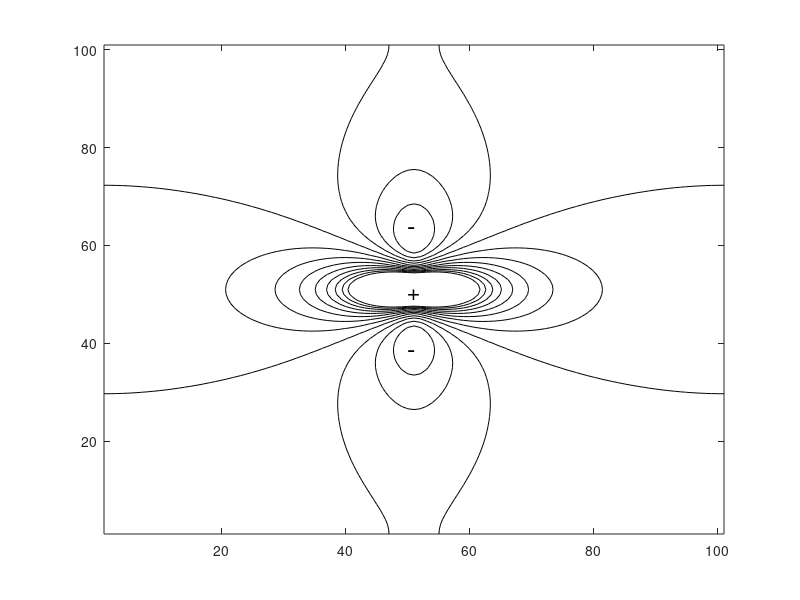
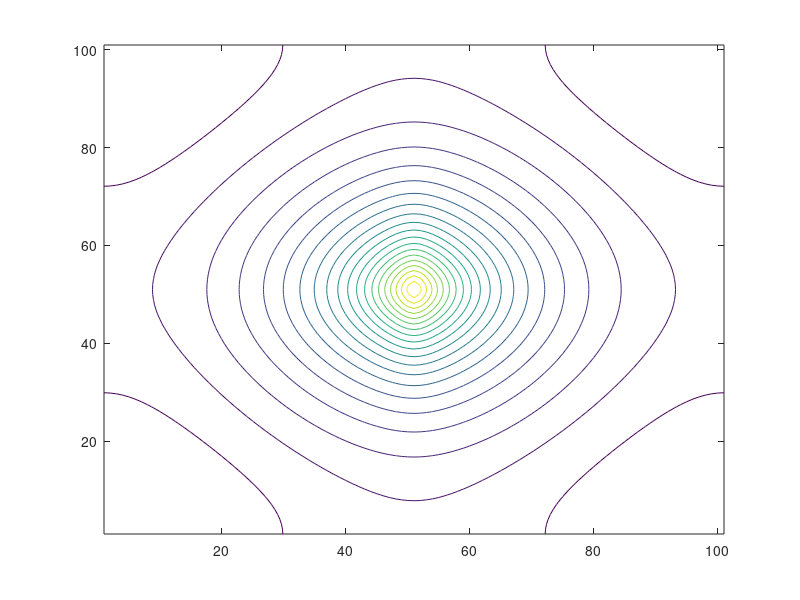
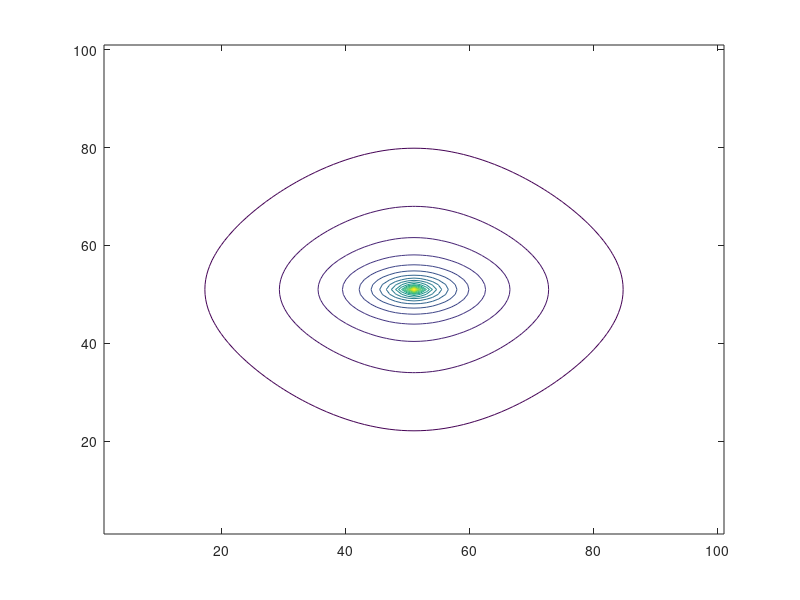

These charts were generated, in order, by the following MATLAB code:
% this is an attempt to find a virtual electrode in a bidomain calculation
clear

N = 101; % number of grid points (must be odd)
Nsq = N^2;
dx = 14/N;


%conductances 
six = 1;
siy = 0.09;
sex = 0.35;
sey = 0.11;


%equal anisotropy
six = .1;
sex = .2;
siy = 1;
sey = 2;

% inverse anisotropy
six = 2;
siy = .2;
sex = .2;
sey = 2;

% nominal  values of Roth
six = 2;
siy = .2;
sex = 8;
sey = 2;

%my values
six = 1;
siy = .1;
sex = .35;
sey = 1.33;

%my corrected values
six = 1;
siy = .05;
sex = .35;
sey = 1.33;


offdiag1 = [ones(N-2,1);2]; % off-diagonal -1
offdiag2 = [2;ones(N-2,1)]; % off-diagonal +1
for j = 1:N-1
    offdiag1 = [offdiag1;0;ones(N-2,1);2];
    offdiag2 = [offdiag2;0;2;ones(N-2,1)];
end
spoffdiag1 = [offdiag1;0];
spoffdiag2 = [0;offdiag2];

offdiag3 = [ones(N*(N-2),1);2*ones(N,1)]; 
spoffdiag3 = offdiag3;
offdiag4 = [2*ones(N,1);ones(N*(N-2),1)];
spoffdiag4 = [zeros(N,1);offdiag4];


A = (-2*(six+siy)*spdiags(ones(Nsq,1),0,Nsq,Nsq)+six*spdiags(spoffdiag2,1,Nsq,Nsq) ...
    + six*spdiags(spoffdiag1,-1,Nsq,Nsq) + siy*spdiags(spoffdiag3,-N,Nsq,Nsq) ...
+siy*spdiags(spoffdiag4,N,Nsq,Nsq))/dx^2;

B = (-2*(sex+sey)*spdiags(ones(Nsq,1),0,Nsq,Nsq)+sex*spdiags(spoffdiag2,1,Nsq,Nsq) ...
    + sex*spdiags(spoffdiag1,-1,Nsq,Nsq)+ sey*spdiags(spoffdiag3,-N,Nsq,Nsq) ...
    +sey*spdiags(spoffdiag4,N,Nsq,Nsq))/dx^2;

C = spdiags(ones(Nsq,1),0,Nsq,Nsq);

M = [A-C,C;C,B-C];

%AA = (-2*(six+siy)*diag(ones(Nsq,1))+six*diag(offdiag2,1) ...
%    + six*diag(offdiag1,-1) + siy*diag(offdiag3,-N) ...
%+siy*diag(offdiag4,N))/dx^2;

%BB = (-2*(sex+sey)*diag(ones(Nsq,1))+sex*diag(offdiag2,1) ...
%    + sex*diag(offdiag1,-1)+ sey*diag(offdiag3,-N) ...
 %   +sey*diag(offdiag4,N))/dx^2;

%CC = diag(ones(Nsq,1));


Rhs = zeros(2*Nsq,1);
indx = (Nsq+1)/2; %uses an odd number of points
%indx = 1; %in the corner
%Rhs(indx) = 1;
%Rhs(indx+Nsq) = -1;
Rhs(Nsq+1:2*Nsq) = 1/(Nsq-1);
Rhs(indx+Nsq) = -1;
indx1 = Nsq + [1:N];
indx2 = Nsq + (N-1)*N+[1:N];
indx3 = Nsq + [1:N]*N - N + 1;
indx4 = Nsq + [1:N]*N;
cout = 1/(4*N-4);
%Rhs(indx1) = -cout;
%Rhs(indx2) = -cout;
%Rhs(indx3) = -cout;
%Rhs(indx4) = -cout;

% remove current from the boundaries

% change the first row of M
%M(1,:) = [zeros(1,Nsq),ones(1,Nsq)];
%Rhs(1) = 0;

%ans1 = M\Rhs;
%ans1 = gmres(M,Rhs,10,1e-6,[],[],[],ans1);
ans1 = cgs(M,Rhs,1e-6,3*N);

phi_i = ans1(1:Nsq);
phi_e = ans1(Nsq+1:2*Nsq);

phi_i = reshape(phi_i,N,N);
phi_e = reshape(phi_e,N,N);
phi = phi_i-phi_e;

figure(1)
K = 16;
vmax = max(max(phi));
vmin = min(min(phi));
rm = min(abs(vmax),abs(vmin));
dv = 4*rm/K;
v = -2*rm +[0:K]*dv;
contour(phi,v,'k')
text(50,50,'+','fontsize',16)
text(50,63,'-','fontsize',18)
text(50,38,'-','fontsize',18)

figure(2)
contour(phi_i,20);

figure(3) 
contour(phi_e,20)
